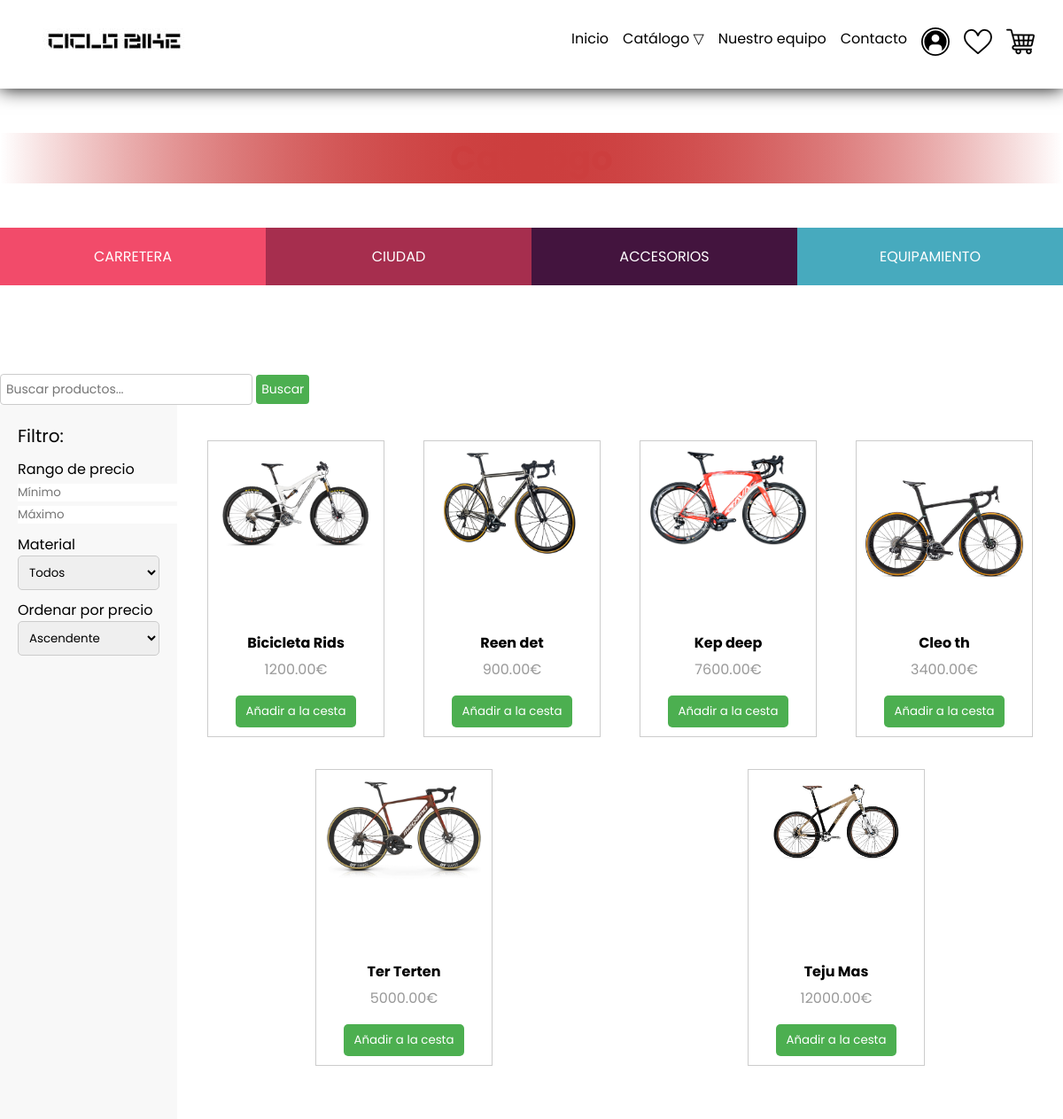
/ciudad_cliente.php, run on an earlier commit of the app's database.
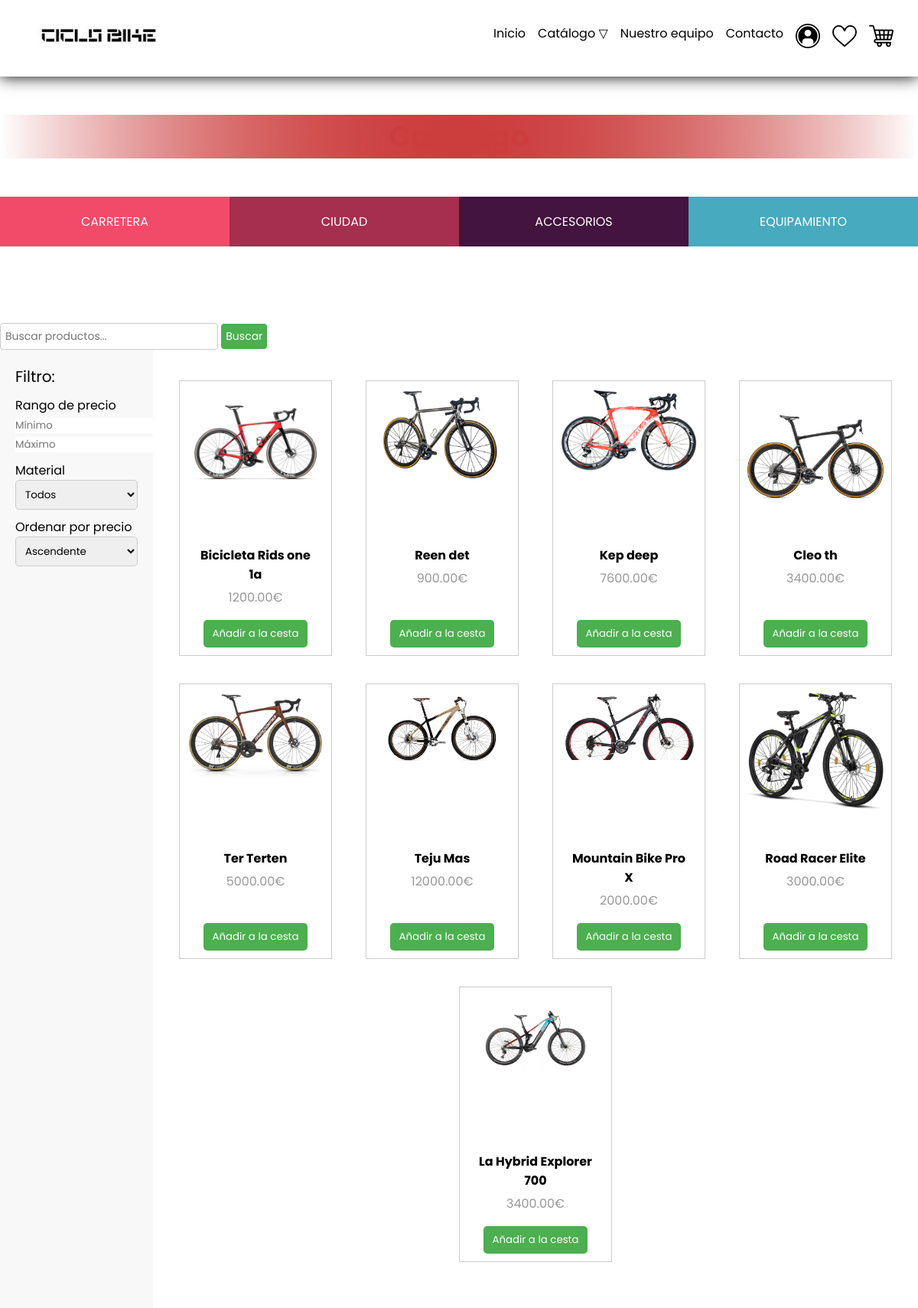
And on a later commit of the database.
### tables this page shows
CREATE TABLE `articulos` (
  `id` int(11) NOT NULL,
  `nombre` varchar(100) NOT NULL,
  `precio` decimal(10,2) NOT NULL,
  `imagen` longblob NOT NULL,
  `descripcion` text DEFAULT NULL,
  `material` varchar(100) DEFAULT NULL,
  `categoria` enum('carretera','ciudad','accesorios','equipamiento') NOT NULL DEFAULT 'carretera',
  `cantidad` int(11) NOT NULL
);

### ciudad_cliente.php (the view, shortened to what this page needs)
<!DOCTYPE html>
<html lang="es">
<head>
    <link rel="stylesheet" href="https://cdn.jsdelivr.net/npm/sweetalert2@11/dist/sweetalert2.min.css">
    <link rel="stylesheet" href="css/carretera.css">
</head>
<body>
<?php
$host = 'localhost';
$dbname = 'proyect';
$username = 'root';
$password = '';
try {
    $pdo = new PDO("mysql:host=$host;dbname=$dbname", $username, $password);
    $pdo->setAttribute(PDO::ATTR_ERRMODE, PDO::ERRMODE_EXCEPTION);
    $query = $pdo->query("SELECT * FROM articulos WHERE categoria = 'ciudad'");
    $productos = $query->fetchAll(PDO::FETCH_ASSOC);
} catch (PDOException $e) {
    echo "Error al conectar a la base de datos: " . $e->getMessage();
}
?>
<?php require 'head_cliente_inicio.php'; ?>
<?php require 'menu_catalogo_cliente.php'; ?>
<div class="wrapper">
    <div class="head"></div>
    <div class="search-container">
        <form action="#" method="GET" id="search-form">
            <input type="text" placeholder="Buscar productos..." name="search" id="search-input">
            <button type="submit">Buscar</button>
        </form>
    </div>
    <div class="content">
        <div class="content-menu">
            <div class="content-menu-title">Filtro:</div>
            <div class="content-menu-filters-filter">
                Rango de precio
                <input type="number" placeholder="Mínimo" id="min-price">
                <input type="number" placeholder="Máximo" id="max-price">
            </div>
            <div class="content-menu-filters-filter">
                Material
                <select id="material-select">
                    <option value="todos">Todos</option>
                </select>
            </div>
            <div class="content-menu-filters-filter">
                Ordenar por precio
                <select id="sort-select">
                    <option value="asc">Ascendente</option>
                </select>
            </div>
        </div>
        <div class="content-items" id="product-container">
            <div class="items">
                <?php
                foreach ($productos as $producto) {
                    echo '<div class="item" data-material="' . $producto['material'] . '">';
                    echo '<a href="ficha_tecnico_ciudad.php?id=' . $producto['id'] . '">';
                    echo '<div class="item-img-wrapper">';
                    echo '<img class="item-img" src="' . $producto['imagen'] . '" alt="' . $producto['nombre'] . '">';
                    echo '</div>';
                    echo '<div class="item-desc">';
                    echo '<p class="item-desc-title">' . $producto['nombre'] . '</p>';
                    echo '<p class="item-desc-price">' . $producto['precio'] . '€</p>';
                    echo '</div>';
                    echo '</a>';
                    echo '<form class="add-to-cart-form">';
                    echo '<button type="submit" name="add_to_cart" class="add-to-cart-btn">Añadir a la cesta</button>';
                    echo '</form>';
                    echo '</div>';
                }
                ?>
            </div>
        </div>
    </div>
</div>
</body>
</html>

### head_cliente_inicio.php (shortened to what this page needs)
<!DOCTYPE html>
<html lang="en">
<head>
    <link rel="stylesheet" href="https://cdn.jsdelivr.net/npm/sweetalert2@11/dist/sweetalert2.min.css">
    <link rel="stylesheet" href="https://cdnjs.cloudflare.com/ajax/libs/font-awesome/5.15.4/css/all.min.css">
</head>
<body>
<header>
    <a href="index.php"><img src="img/bikee.jpg" alt="logo"></a>
    <nav id="navmenu">
        <a href="index.php">Inicio</a>
        <div class="dropdown">
            <a class="dropbtn" href="catalogo.php">Catálogo ▽</a>
        </div>
        <a href="equipo.php">Nuestro equipo</a>
        <a href="contacto.php">Contacto</a>
        <a href="login.php"><img src="img/acceso.png" alt="Acceso"></a>
        <a href="listadeseos.php"><img src="img/me-gusta.png" alt="Lista de deseos"></a>
        <div class="carrito-container">
            <div id="carrito-link">
                <img src="img/carrito.png" alt="Carrito">
            </div>
        </div>
    </nav>
</header>
</body>
</html>

### menu_catalogo_cliente.php (shortened to what this page needs)
<!DOCTYPE html>
<html lang="en">
<head>
</head>
<body>
    <h1><strong>Catálogo</strong></h1>
    <ul id='menu'>
        <li class="button"><a class='actual' href='carretera_cliente.php'>Carretera</a></li>
        <li class="button"><a href='ciudad_cliente.php'>Ciudad</a></li>
        <li class="button"><a href='accesorio_cliente.php'>Accesorios</a></li>
        <li class="button"><a href='equipamiento_cliente.php'>Equipamiento</a></li>
    </ul>
</body>
</html>

### css/carretera.css (style rules this page uses)
* { box-sizing: border-box; }
body { font-family: "Open Sans", sans-serif; background-color: #f0f0f0; margin: 0; padding: 0; }
.wrapper { min-height: 100vh; display: flex; flex-direction: column; }
.head { background-color: #fff; height: 70px; line-height: 70px; padding: 0 8px; font-size: 30px; }
.content { display: flex; flex: 1; }
.content-menu { width: 200px; background-color: #f8f8f8; padding: 20px; }
.content-menu-title { font-size: 20px; margin-bottom: 10px; }
.content-menu-filters-filter { margin-bottom: 10px; }
.content-menu-filters-filter select { width: 100%; padding: 8px; border-radius: 5px; border: 1px solid #ccc; }
.content-items { flex: 1; padding: 20px; display: flex; flex-wrap: wrap; align-items: start; justify-content: center; }
.item { background-color: #fff; width: calc(33.33% - 20px); margin-bottom: 20px; cursor: pointer; position: relative; }
.item-img { width: 100%; height: auto; display: block; border-radius: 5px; }
.item-desc { padding: 12px; }
.item-desc-title { margin-bottom: 8px; font-weight: bold; }
.item-desc-price { color: #999; }
.add-to-cart-btn { display: block; margin-top: 10px; padding: 8px 12px; background-color: #4CAF50; color: #fff; border: none; border-radius: 5px; cursor: pointer; }
.search-container { float: right; margin-right: 20px; margin-top: 20px; }
.search-container form { display: inline-block; }
.search-container input[type=text], .search-container button { padding: 6px; margin: 0; font-size: 14px; border: 1px solid #ccc; border-radius: 4px; box-sizing: border-box; }
.search-container button { background-color: #4CAF50; color: white; border: none; cursor: pointer; }

### ciudad_cliente.php (style rules this page uses)
.items { display: flex; flex-wrap: wrap; justify-content: space-around; margin: 20px 0; gap: 1rem; }
.item { width: 200px; margin-bottom: 20px; border: 1px solid #ccc; padding: 10px; box-sizing: border-box; text-align: center; display: flex; flex-direction: column; justify-content: space-between; }
.item img { object-fit: contain; }
.item-desc { margin-top: 10px; }
.item-desc p { margin: 5px 0; }
.add-to-cart-btn { display: block; margin: auto; padding: 8px 12px; background-color: #4CAF50; color: #fff; border: none; border-radius: 5px; cursor: pointer; }
.search-container { float: right; margin-right: 20px; margin-top: 20px; }
.search-container form { display: inline-block; }
.search-container input[type=text], .search-container button { padding: 6px; margin: 0; font-size: 14px; border: 1px solid #ccc; border-radius: 4px; box-sizing: border-box; }
.search-container button { background-color: #4CAF50; color: white; border: none; cursor: pointer; }
.content-menu { width: 200px; background-color: #f8f8f8; padding: 20px; }
.content-menu-title { font-size: 20px; margin-bottom: 10px; }
.content-menu-filters-filter { margin-bottom: 10px; }
.content-menu-filters-filter select { width: 100%; padding: 8px; border-radius: 5px; border: 1px solid #ccc; }
.item-img-wrapper { aspect-ratio: 1/1; }

### head_cliente_inicio.php (style rules this page uses)
* { margin: 0; padding: 0; text-decoration: none; border: none; outline: none; color: inherit; list-style: none; font-family: "Poppins"; }
body { background: url("https://s3-us-west-2.amazonaws.com/s.cdpn.io/227389/bg.jpg") #fff; }
header { position: sticky; top: 0; background: white; z-index: 999; display: flex; justify-content: space-between; align-items: center; padding: 1.5em 2em; box-shadow: 0 0 20px 0 black; }
#navmenu { display: flex; gap: 1em; }
#carrito-link { position: relative; display: inline-block; }
.dropdown { position: relative; display: inline-block; }
.carrito-container { position: relative; display: inline-block; }

What changed in the data, as far as the page shows it:
changed articulos: imagen: a different picture; nombre "Bicicleta Rids" → "Bicicleta Rids one 1a"
added articulos: imagen (picture), nombre "Mountain Bike Pro X", precio "2000.00"
added articulos: imagen (picture), nombre "Road Racer Elite", precio "3000.00"
added articulos: imagen (picture), nombre "La Hybrid Explorer 700", precio "3400.00"
